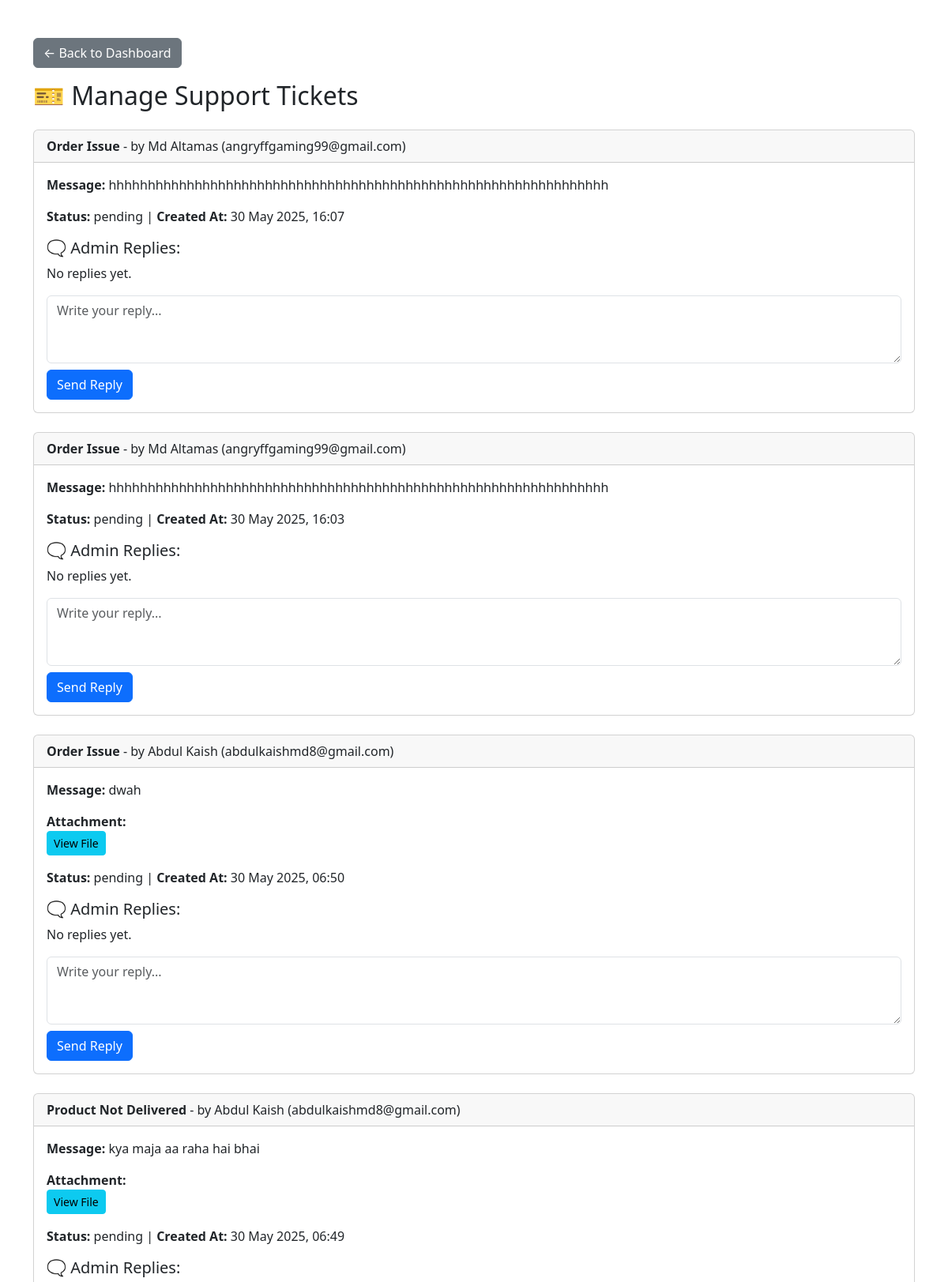
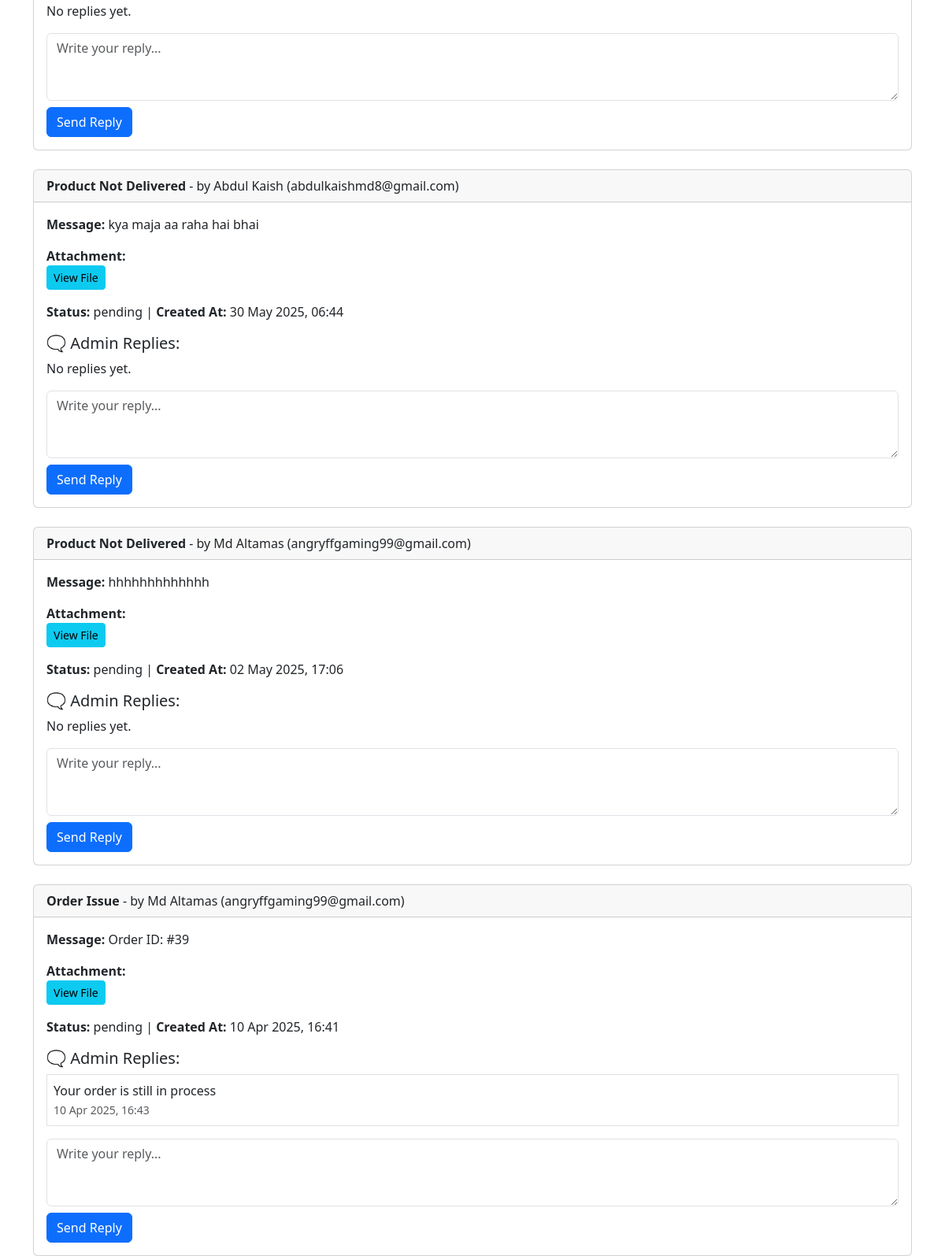
The app's page /manage_tickets.php (signed in) with its own data (2 pictures, top to bottom).
### tables this page shows
CREATE TABLE `support_tickets` (
  `id` int(11) NOT NULL,
  `user_id` int(11) DEFAULT NULL,
  `subject` varchar(255) NOT NULL,
  `message` text NOT NULL,
  `status` enum('open','closed','pending') DEFAULT 'open',
  `created_at` timestamp NOT NULL DEFAULT current_timestamp(),
  `priority` enum('low','medium','high') DEFAULT 'medium',
  `file_path` varchar(255) DEFAULT NULL,
  `updated_at` timestamp NOT NULL DEFAULT current_timestamp() ON UPDATE current_timestamp(),
  `admin_reply` text DEFAULT NULL,
  `reply` text DEFAULT NULL
);

CREATE TABLE `users` (
  `id` int(11) NOT NULL,
  `name` varchar(255) NOT NULL,
  `email` varchar(255) DEFAULT NULL,
  `phone` varchar(15) DEFAULT NULL,
  `password` varchar(255) NOT NULL,
  `profile_picture` varchar(255) DEFAULT NULL,
  `created_at` timestamp NOT NULL DEFAULT current_timestamp(),
  `mobile` varchar(15) NOT NULL,
  `status` enum('active','inactive','banned') DEFAULT 'active',
  `is_banned` tinyint(1) DEFAULT 0,
  `reset_token` varchar(255) DEFAULT NULL,
  `reset_token_expiry` datetime DEFAULT NULL,
  `reset_otp` varchar(6) DEFAULT NULL,
  `reset_otp_expiry` datetime DEFAULT NULL,
  `last_seen` datetime DEFAULT current_timestamp() ON UPDATE current_timestamp(),
  `last_active` datetime DEFAULT current_timestamp(),
  `referral_code` varchar(20) DEFAULT NULL,
  `referred_by` varchar(20) DEFAULT NULL,
  `referral_earned` tinyint(1) DEFAULT 0,
  `wallet_balance` decimal(10,2) DEFAULT 0.00
);

CREATE TABLE `support_replies` (
  `id` int(11) NOT NULL,
  `ticket_id` int(11) NOT NULL,
  `user_id` int(11) DEFAULT NULL,
  `message` text NOT NULL,
  `created_at` timestamp NOT NULL DEFAULT current_timestamp(),
  `reply_message` text NOT NULL,
  `admin_id` int(11) DEFAULT NULL
);

### manage_tickets.php (the view, shortened to what this page needs)
<?php
include 'db_connect.php';
$tickets = mysqli_query($conn, "SELECT st.*, u.name, u.email FROM support_tickets st JOIN users u ON st.user_id = u.id ORDER BY st.created_at DESC");
?>
<!DOCTYPE html>
<html lang="en">
<head>
    <link rel="stylesheet" href="https://cdn.jsdelivr.net/npm/bootstrap@5.3.0/dist/css/bootstrap.min.css">
    <a href="dashboard.php" class="btn btn-secondary mb-3">&larr; Back to Dashboard</a>
</head>
<body class="container mt-5">
    <h2>🎫 Manage Support Tickets</h2>
    <?php while ($ticket = mysqli_fetch_assoc($tickets)) {
        $ticket_id = $ticket['id'];
        $replies = mysqli_query($conn, "SELECT * FROM support_replies WHERE ticket_id = '$ticket_id' ORDER BY created_at ASC");
    ?>
        <div class="card mt-4">
            <div class="card-header">
                <strong><?= htmlspecialchars($ticket['subject']); ?></strong> - by <?= htmlspecialchars($ticket['name']); ?> (<?= htmlspecialchars($ticket['email']); ?>)
            </div>
            <div class="card-body">
                <p><strong>Message:</strong> <?= nl2br(htmlspecialchars($ticket['message'])); ?></p>
                <?php if (!empty($ticket['file_path'])) { ?>
                    <p><strong>Attachment:</strong><br>
                    <a href="<?= htmlspecialchars($ticket['file_path']); ?>" target="_blank" class="btn btn-sm btn-info">View File</a></p>
                <?php } ?>
                <p><strong>Status:</strong> <?= $ticket['status']; ?> |
                   <strong>Created At:</strong> <?= date('d M Y, H:i', strtotime($ticket['created_at'])); ?>
                </p>
                <h5 class="mt-3">🗨 Admin Replies:</h5>
                <?php if (mysqli_num_rows($replies) > 0) {
                    while ($reply = mysqli_fetch_assoc($replies)) { ?>
                        <div class="border p-2 mb-2">
                            <?= nl2br(htmlspecialchars($reply['reply_message'])); ?><br>
                            <small class="text-muted"><?= date('d M Y, H:i', strtotime($reply['created_at'])); ?></small>
                        </div>
                    <?php }
                } else {
                    echo "<p>No replies yet.</p>";
                } ?>
                <form method="post" class="mt-3">
                    <div class="mb-2">
                        <textarea name="reply_message" class="form-control" rows="3" placeholder="Write your reply..." required></textarea>
                    </div>
                    <button type="submit" class="btn btn-primary">Send Reply</button>
                </form>
            </div>
        </div>
    <?php } ?>
</body>
</html>

### records on screen
support_tickets: subject "Order Issue", user.name "Md Altamas", user.email "angryffgaming99@gmail.com", message "hhhhhhhhhhhhhhhhhhhhhhhhhhhhhhhhhhhhhhhhhhhhhhhhhhhhhhhhhhhhhhhh", status "pending", created_at "30 May 2025, 16:07", shows "No replies yet."
support_tickets: subject "Order Issue", user.name "Md Altamas", user.email "angryffgaming99@gmail.com", message "hhhhhhhhhhhhhhhhhhhhhhhhhhhhhhhhhhhhhhhhhhhhhhhhhhhhhhhhhhhhhhhh", status "pending", created_at "30 May 2025, 16:03", shows "No replies yet."
support_tickets: subject "Order Issue", user.name "Abdul Kaish", user.email "abdulkaishmd8@gmail.com", message "dwah", status "pending", created_at "30 May 2025, 06:50", shows "No replies yet."
support_tickets: subject "Product Not Delivered", user.name "Abdul Kaish", user.email "abdulkaishmd8@gmail.com", message "kya maja aa raha hai bhai", status "pending", created_at "30 May 2025, 06:49", shows "No replies yet."
support_tickets: subject "Product Not Delivered", user.name "Abdul Kaish", user.email "abdulkaishmd8@gmail.com", message "kya maja aa raha hai bhai", status "pending", created_at "30 May 2025, 06:44", shows "No replies yet."
support_tickets: subject "Product Not Delivered", user.name "Md Altamas", user.email "angryffgaming99@gmail.com", message "hhhhhhhhhhhhh", status "pending", created_at "02 May 2025, 17:06", shows "No replies yet."
support_tickets: subject "Order Issue", user.name "Md Altamas", user.email "angryffgaming99@gmail.com", message "Order ID: #39", status "pending", created_at "10 Apr 2025, 16:41"
support_replies: reply_message "Your order is still in process", created_at "10 Apr 2025, 16:43"
